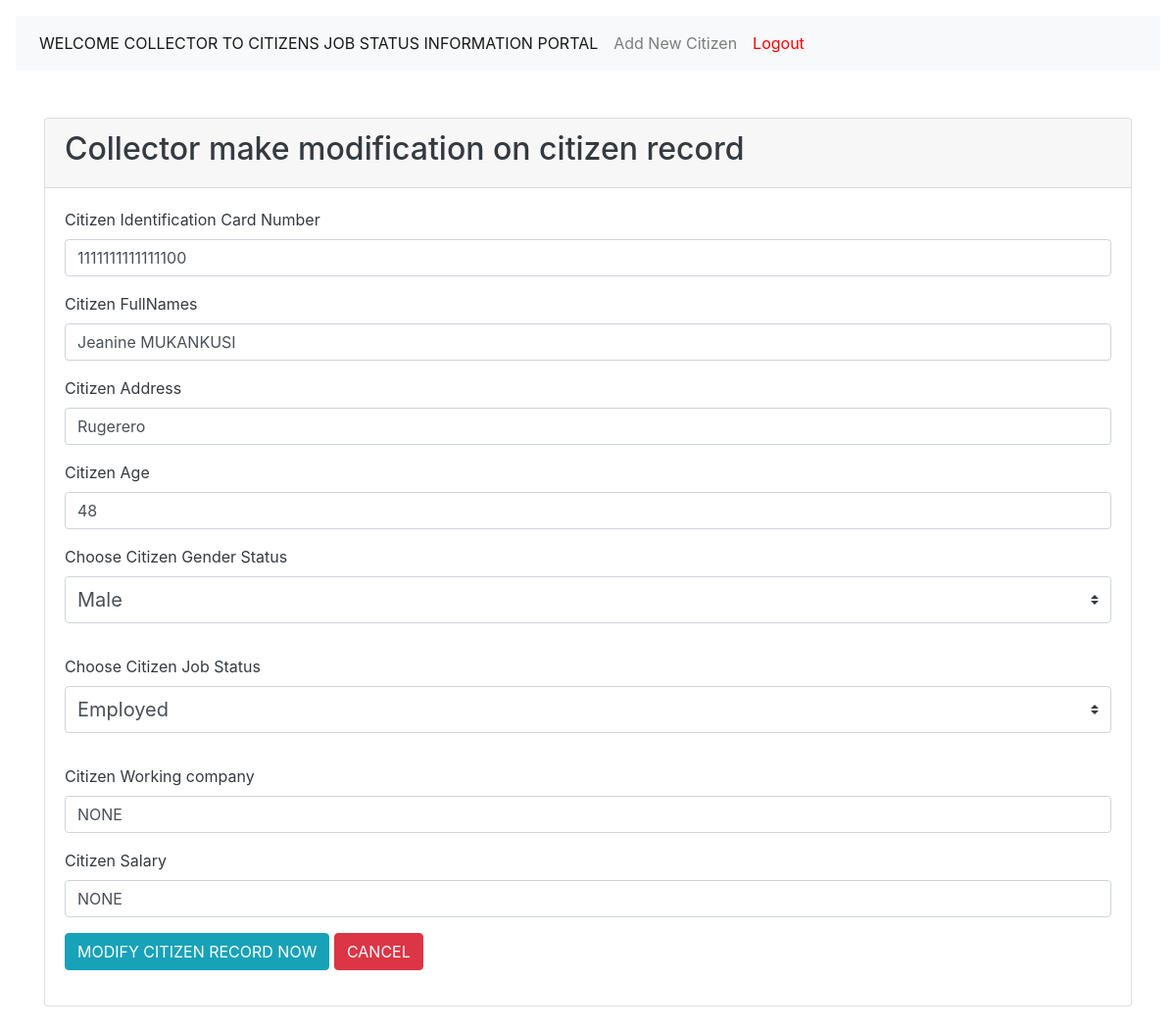
The page /CAT2/edit.php?id=8 on the database its author committed.
### tables this page shows
CREATE TABLE `citizen` (
  `id` int(11) NOT NULL,
  `cid` varchar(25) NOT NULL,
  `fullname` varchar(50) NOT NULL,
  `address` varchar(50) NOT NULL,
  `age` varchar(3) NOT NULL,
  `sex` varchar(11) NOT NULL,
  `status` varchar(50) NOT NULL,
  `company` varchar(50) NOT NULL,
  `salary` varchar(50) NOT NULL
);

### CAT2/edit.php (the view, shortened to what this page needs)
<?php
require 'includeFiles/config.php';
$id = $_GET['id'];
$sql = 'SELECT * FROM citizen WHERE id=:id';
$statement = $connection->prepare($sql);
$statement->execute([':id' => $id ]);
$person = $statement->fetch(PDO::FETCH_OBJ);
 ?>
<?php require 'includeFiles/header.php'; ?>
<div class="container">
  <div class="card mt-5">
    <div class="card-header">
      <h2>Collector make modification on citizen record</h2>
    </div>
    <div class="card-body">
      <form method="post">
        <div class="form-group">
          <label for="cid">Citizen Identification Card Number</label>
          <input value="<?= $person->cid; ?>" type="text" name="cid" id="cid" class="form-control">
        </div>
          <div class="form-group">
          <label for="fullname">Citizen FullNames</label>
          <input value="<?= $person->fullname; ?>" type="text" name="fullname" id="fullname" class="form-control">
        </div>
          <div class="form-group">
          <label for="address">Citizen Address</label>
          <input value="<?= $person->address; ?>" type="text" name="address" id="address" class="form-control">
        </div>
        <div class="form-group">
          <label for="age">Citizen Age</label>
          <input type="text" value="<?= $person->age; ?>" name="age" id="age" class="form-control">
        </div>
          <div class="form-group">
                    <label for="sex">Choose  Citizen Gender Status</label>
                    <select class="custom-select custom-select-lg mb-3" name="sex">
                        <option  selected value="Male">Male</option>
                    </select>
                </div>
                <div class="form-group">
                    <label for="status">Choose  Citizen Job Status</label>
                    <select class="custom-select custom-select-lg mb-3" name="status">
                        <option  selected value="Employed">Employed</option>
                    </select>
                </div>
           <div class="form-group">
          <label for="company">Citizen Working company</label>
          <input type="text" value="<?= $person->company; ?>" name="company" id="company" class="form-control">
        </div>
           <div class="form-group">
          <label for="salary">Citizen Salary</label>
          <input type="text" value="<?= $person->salary; ?>" name="salary" id="salary" class="form-control">
        </div>
        <div class="form-group">
          <button type="submit" class="btn btn-info" name="update">MODIFY CITIZEN RECORD NOW</button>
          <button type="reset" class="btn btn-danger">CANCEL</button>
        </div>
      </form>
    </div>
  </div>
</div>

### rows shown on the page
citizen: cid "1111111111111100", fullname "Jeanine MUKANKUSI", address "Rugerero", age "48", company "NONE", salary "NONE"
